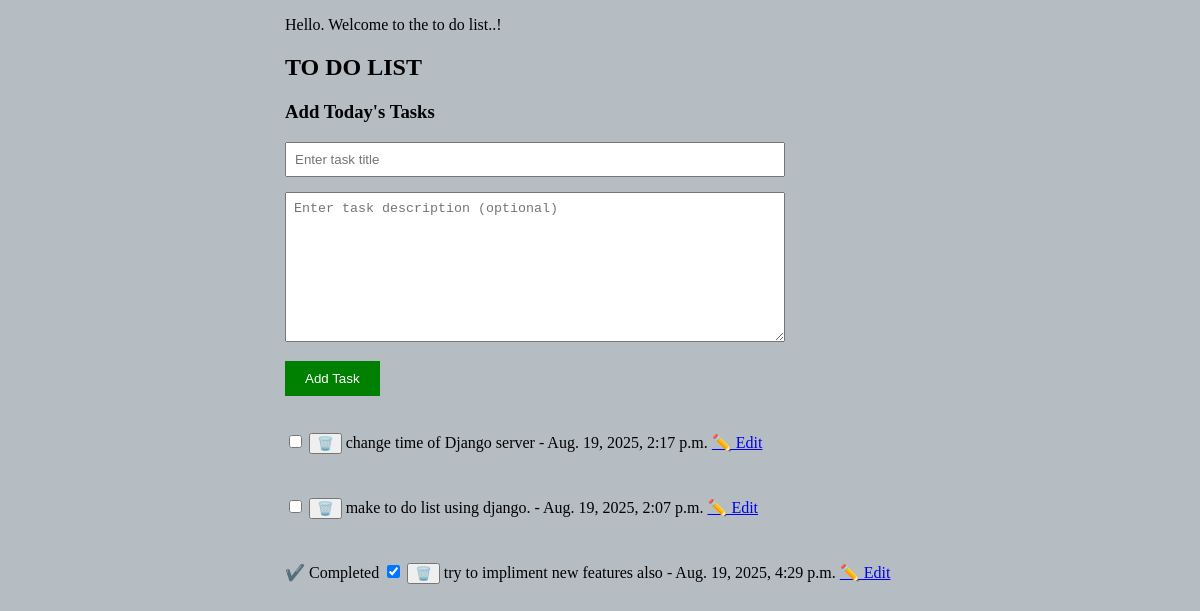
Before: / with the older database file.
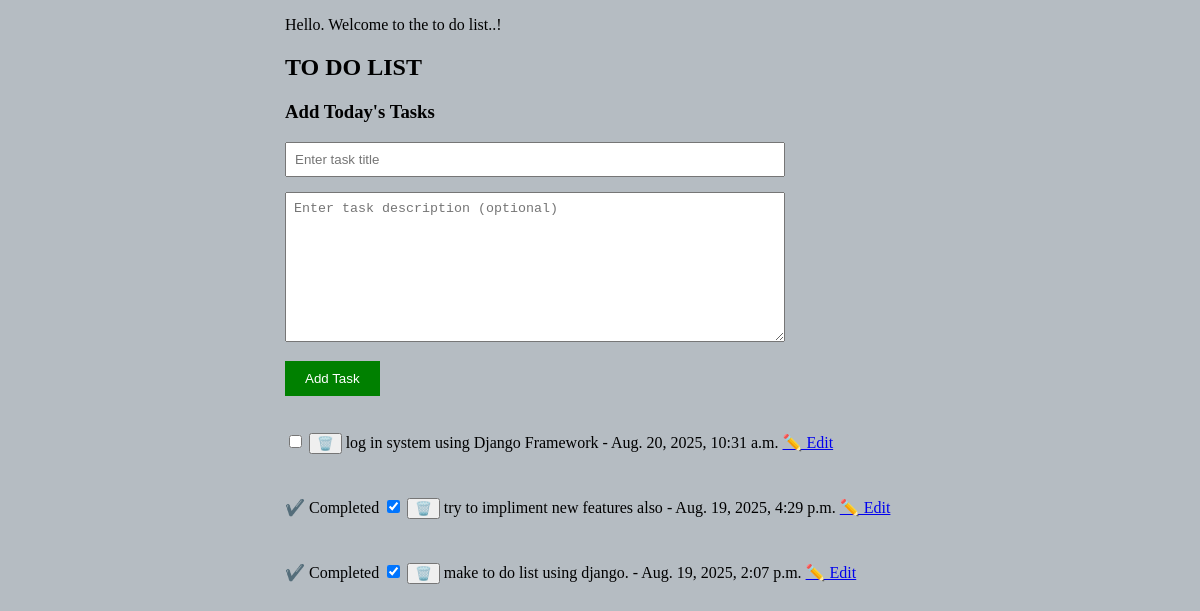
After: the same page with the newer database file.
### firstapp/models.py (models this page shows, shortened)
class Task(models.Model):
    title= models.CharField(max_length=255)
    description = models.TextField(blank=True)
    completed = models.BooleanField(default=False)
    created_at = models.DateTimeField(auto_now_add=True)

### firstapp/views.py (the view)
def index(request):
    if request.method == 'POST':
        title = request.POST.get('task_title')
        description = request.POST.get('task_description')
        if title:
            Task.objects.create(title=title, description=description)
        return redirect('index')  # Prevent resubmission on refresh
    tasks = Task.objects.order_by('completed', '-created_at')
    return render(request, 'index.html', {'tasks': tasks})

### Templates/index.html (shortened to what this page needs)
{% load static %}
<!DOCTYPE html>
<html lang="en">
<head>
</head>
<body>
    <div class="container-main">
        <div class="container">
            <p> Hello. Welcome to the to do list..! </p>
            <div class="header">
                <h2>TO DO LIST</h2>
            </div>
            <h3>Add Today's Tasks</h3>
            <form method="post" action="" style="max-width: 500px;">
                <div style="margin-bottom: 15px;">
                    <input type="text" name="task_title" placeholder="Enter task title" required
                        style="width: 100%; position: relative;padding: 8px; box-sizing: border-box;">
                </div>
                <div style="margin-bottom: 15px;">
                    <textarea name="task_description" placeholder="Enter task description (optional) "
                        style="width: 100%;height:150px; padding: 8px; box-sizing: border-box; resize: vertical;"></textarea>
                </div>
                <button type="submit"
                    style="padding: 10px 20px; background-color: green; color: white; border: none; cursor: pointer;">
                    Add Task
                </button>
            </form>
            <br></br>
            {% for task in tasks %}
            {% if task.completed %} <span>✔️ Completed</span> {% endif %}
            <form style="display: inline;" method="post" action="{% url 'complete_task' task.id %}">
                <input type="checkbox" name="complete_task" onchange="this.form.submit()" {% if task.completed %}
                    checked {% endif %} class="todo-checkbox"
                    title="{% if not task.completed %}Mark as done{% else %}Mark as undone{% endif %}">
            </form>
            <form style="display: inline;" method="post" action="{% url 'delete_task' task.id %}">
                <button type="submit">🗑️</button>
            </form>
            <span class="task_list">{{ task.title }} - {{task.created_at}}</span>
            <a href="#edit-{{ task.id }}">✏️ Edit</a>
            {% empty %}
            <p>No tasks yet.</p>
            {% endfor %}
        </div>
    </div>
</body>
</html>

Changed rows visible on the page:
removed Task: title "change time of Django server", created_at "Aug. 19, 2025, 2:17 p.m."
added Task: title "log in system using Django Framework", created_at "Aug. 20, 2025, 10:31 a.m."
shown differently, row unchanged: Task "try to impliment new features also": moves up the list
changed Task "make to do list using django.": completed "☐" → "☑"; now shows "✔️ Completed"
